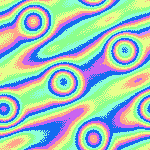
#> input picture reward/patterns/chrome.gif, 150 x 150 px
$ python -i build-88x31-stash.py   (imports and definitions only)
#> lines starting #> are read from the running program, lines starting #| are printed output that depends on the picture
#!/usr/bin/env python3
"""Build the site's compact, animated 88x31 button stash.

Each button uses a cropped top-square from a source GIF, a tiled site pattern,
and a two-frame, per-glyph rotation loop. Two source-image poses are sampled so
the imported GIF remains visibly animated without making these tiny buttons heavy.
"""

from __future__ import annotations

import argparse
import hashlib
import os
import random
from pathlib import Path

from PIL import Image, ImageDraw, ImageFont


ROOT = Path(__file__).resolve().parents[1]
SOURCE_NAME = "A63ZVV3WMHLC44RPEWZ6QZ3COKQ3ZI4C.gif"
BUTTONS = [
    ("BOOBS", "boobs.gif", "purple.gif"),
    ("TITTIES", "titties.gif", "chrome.gif"),
    ("BREASTS", "breasts.gif", "pink.gif"),
    ("OPPAI", "oppai.gif", "blue.gif"),
    ("TITS", "tits.gif", "green.gif"),
    ("BOOBIES", "boobies.gif", "orange.gif"),
    ("HONKERS", "honkers.gif", "sand.gif"),
]
WINDOWS_BOLD_FONTS = [
    "arialbd.ttf",
    "ARLRDBD.TTF",
    "comicbd.ttf",
    "courbd.ttf",
    "D-DIN-Bold.otf",
    "D-DINCondensed-Bold.otf",
    "DUBAI-BOLD.TTF",
    "ERASBD.TTF",
    "GARABD.TTF",
    "Lato-Bold.ttf",
    "Roboto-Bold.ttf",
    "tahomabd.ttf",
    "trebucbd.ttf",
]
INK = (16, 9, 24, 255)
GLYPH_COLORS = [
    (255, 248, 220, 255),
    (255, 232, 100, 255),
    (255, 177, 222, 255),
    (153, 255, 242, 255),
    (255, 255, 255, 255),
    (255, 153, 104, 255),
]
SCALE = 4
WIDTH = 88
HEIGHT = 31


# [22 lines left out: function load_font_paths, not called in this run]


def source_crops(path: Path) -> tuple[list[Image.Image], list[int]]:
#> called with path = '../reward/patterns/chrome.gif'
    frames: list[Image.Image] = []
    durations: list[int] = []
    with Image.open(path) as source:
#> source is the input picture: PIL image 150x150 P; mean R, G, B 158.1, 193.4, 185.2
        for index in range(getattr(source, "n_frames", 1)):
            source.seek(index)
            frame = source.convert("RGBA")
            width, height = frame.size
            top_height = max(1, round(height * 0.70))
            # Keep the full top 70% and center it in a square without stretching
            # or trimming the lower edge of that crop.
            top_crop = frame.crop((0, 0, width, top_height))
            side = max(width, top_height)
            square = Image.new("RGBA", (side, side), (0, 0, 0, 0))
            square.alpha_composite(top_crop, ((side - width) // 2, 0))
            frames.append(square.resize((24 * SCALE, 24 * SCALE), Image.Resampling.LANCZOS))
            durations.append(max(50, int(source.info.get("duration", 100))))
#> this loop made 8 passes
#> pass 1, in source_crops, `top_crop = frame.crop((0, 0, width, top_height))`:
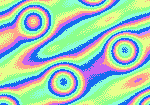
#> top_crop: PIL image 150x105 RGBA; mean R, G, B, A 159.1, 198.9, 182.4, 255
#> pass 2, in source_crops, `frame = source.convert("RGBA")`:
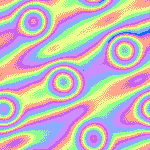
#> frame: PIL image 150x150 RGBA; mean R, G, B, A 195.4, 185.7, 191.1, 255
#> after the loop:
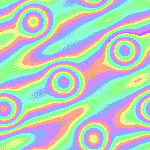
#> source: PIL image 150x150 RGB; mean R, G, B 180.5, 206.9, 194.7
#> after the loop:
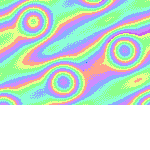
#> square: PIL image 150x150 RGBA; mean R, G, B, A 123.8, 146.7, 136.8, 178.5; transparent parts drawn white
#> after the loop:
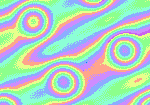
#> top_crop: PIL image 150x105 RGBA; mean R, G, B, A 176.9, 209.6, 195.4, 255
#> after the loop, durations = [90, 90, 90, 90, 90, 90, 90, 90]; frames = 8 items
    if not frames:
        raise ValueError(f"Source image contains no frames: {path}")
    return frames, durations


# [28 lines left out: functions load_pattern, glyph_sprite, not called in this run]


def seeded_random(label: str) -> random.Random:
    seed = int.from_bytes(hashlib.sha256(label.encode("ascii")).digest()[:8], "big")
    return random.Random(seed)


# [149 lines left out: functions prepare_glyphs, background, text_backing, render_frame, save_gif, main, not called in this run]


# [2 lines not run here, left out]

>>> result = source_crops('../reward/patterns/chrome.gif')
